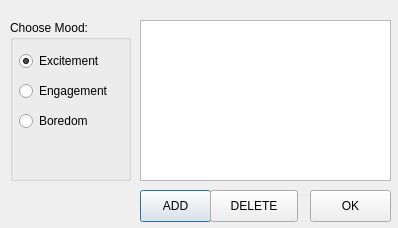
<?xml version="1.0" encoding="UTF-8"?>
<ui version="4.0">
 <class>PlaylistConfDialog</class>
 <widget class="QDialog" name="PlaylistConfDialog">
  <property name="geometry">
   <rect>
    <x>0</x>
    <y>0</y>
    <width>398</width>
    <height>228</height>
   </rect>
  </property>
  <property name="windowTitle">
   <string>Dialog</string>
  </property>
  <widget class="QPushButton" name="addSong_Button">
   <property name="geometry">
    <rect>
     <x>140</x>
     <y>190</y>
     <width>71</width>
     <height>32</height>
    </rect>
   </property>
   <property name="text">
    <string>ADD</string>
   </property>
  </widget>
  <widget class="QListWidget" name="song_listWidget">
   <property name="geometry">
    <rect>
     <x>140</x>
     <y>20</y>
     <width>251</width>
     <height>161</height>
    </rect>
   </property>
  </widget>
  <widget class="QGroupBox" name="emotion_Groupbox">
   <property name="geometry">
    <rect>
     <x>10</x>
     <y>20</y>
     <width>121</width>
     <height>161</height>
    </rect>
   </property>
   <property name="title">
    <string>Choose Mood:</string>
   </property>
   <widget class="QRadioButton" name="excitement_radioButton">
    <property name="geometry">
     <rect>
      <x>9</x>
      <y>30</y>
      <width>101</width>
      <height>22</height>
     </rect>
    </property>
    <property name="text">
     <string>Excitement</string>
    </property>
    <property name="checked">
     <bool>true</bool>
    </property>
   </widget>
   <widget class="QRadioButton" name="engagement_radioButton">
    <property name="geometry">
     <rect>
      <x>9</x>
      <y>60</y>
      <width>101</width>
      <height>22</height>
     </rect>
    </property>
    <property name="text">
     <string>Engagement</string>
    </property>
   </widget>
   <widget class="QRadioButton" name="boredom_radioButton">
    <property name="geometry">
     <rect>
      <x>9</x>
      <y>90</y>
      <width>101</width>
      <height>22</height>
     </rect>
    </property>
    <property name="text">
     <string>Boredom</string>
    </property>
   </widget>
  </widget>
  <widget class="QPushButton" name="deleteSong_Button">
   <property name="geometry">
    <rect>
     <x>210</x>
     <y>190</y>
     <width>88</width>
     <height>32</height>
    </rect>
   </property>
   <property name="text">
    <string>DELETE</string>
   </property>
  </widget>
  <widget class="QPushButton" name="apply_Button">
   <property name="geometry">
    <rect>
     <x>310</x>
     <y>190</y>
     <width>81</width>
     <height>32</height>
    </rect>
   </property>
   <property name="text">
    <string>OK</string>
   </property>
  </widget>
 </widget>
 <resources/>
 <connections/>
</ui>
